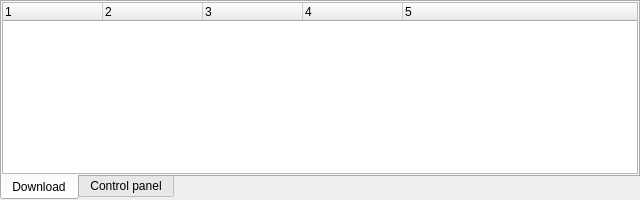
<?xml version="1.0" encoding="UTF-8"?>
<ui version="4.0">
 <class>nTorrentWidget</class>
 <widget class="QTabWidget" name="nTorrentWidget">
  <property name="geometry">
   <rect>
    <x>0</x>
    <y>0</y>
    <width>640</width>
    <height>200</height>
   </rect>
  </property>
  <property name="windowTitle">
   <string>Torrent manager</string>
  </property>
  <property name="windowIcon">
   <iconset resource="../../Images/CIOS.qrc">
    <normaloff>:/images/torrent.png</normaloff>:/images/torrent.png</iconset>
  </property>
  <property name="toolTip">
   <string>Torrent manager</string>
  </property>
  <property name="statusTip">
   <string>Torrent manager</string>
  </property>
  <property name="whatsThis">
   <string>Torrent manager</string>
  </property>
  <property name="tabPosition">
   <enum>QTabWidget::South</enum>
  </property>
  <property name="currentIndex">
   <number>0</number>
  </property>
  <property name="iconSize">
   <size>
    <width>16</width>
    <height>16</height>
   </size>
  </property>
  <widget class="QTreeWidget" name="Download">
   <property name="alternatingRowColors">
    <bool>true</bool>
   </property>
   <property name="columnCount">
    <number>5</number>
   </property>
   <attribute name="title">
    <string>Download</string>
   </attribute>
   <column>
    <property name="text">
     <string notr="true">1</string>
    </property>
   </column>
   <column>
    <property name="text">
     <string notr="true">2</string>
    </property>
   </column>
   <column>
    <property name="text">
     <string notr="true">3</string>
    </property>
   </column>
   <column>
    <property name="text">
     <string notr="true">4</string>
    </property>
   </column>
   <column>
    <property name="text">
     <string notr="true">5</string>
    </property>
   </column>
  </widget>
  <widget class="QWidget" name="Panel">
   <attribute name="title">
    <string>Control panel</string>
   </attribute>
   <widget class="QToolButton" name="Start">
    <property name="geometry">
     <rect>
      <x>20</x>
      <y>20</y>
      <width>32</width>
      <height>32</height>
     </rect>
    </property>
    <property name="toolTip">
     <string>Start</string>
    </property>
    <property name="statusTip">
     <string>Start</string>
    </property>
    <property name="whatsThis">
     <string>Start</string>
    </property>
    <property name="text">
     <string/>
    </property>
    <property name="icon">
     <iconset resource="../../Images/CIOS.qrc">
      <normaloff>:/images/PlayerPlay.png</normaloff>:/images/PlayerPlay.png</iconset>
    </property>
    <property name="iconSize">
     <size>
      <width>32</width>
      <height>32</height>
     </size>
    </property>
    <property name="checkable">
     <bool>true</bool>
    </property>
    <property name="checked">
     <bool>true</bool>
    </property>
    <property name="autoRaise">
     <bool>true</bool>
    </property>
   </widget>
   <widget class="QToolButton" name="TorrentLookup">
    <property name="geometry">
     <rect>
      <x>52</x>
      <y>20</y>
      <width>32</width>
      <height>32</height>
     </rect>
    </property>
    <property name="toolTip">
     <string>Torrents lookup</string>
    </property>
    <property name="statusTip">
     <string>Torrents lookup</string>
    </property>
    <property name="whatsThis">
     <string>Torrents lookup</string>
    </property>
    <property name="text">
     <string/>
    </property>
    <property name="icon">
     <iconset resource="../../Images/CIOS.qrc">
      <normaloff>:/images/ScheduleZoomIn.png</normaloff>:/images/ScheduleZoomIn.png</iconset>
    </property>
    <property name="iconSize">
     <size>
      <width>32</width>
      <height>32</height>
     </size>
    </property>
    <property name="checkable">
     <bool>true</bool>
    </property>
    <property name="autoRaise">
     <bool>true</bool>
    </property>
   </widget>
   <widget class="QSpinBox" name="UploadLimit">
    <property name="geometry">
     <rect>
      <x>20</x>
      <y>60</y>
      <width>120</width>
      <height>24</height>
     </rect>
    </property>
    <property name="alignment">
     <set>Qt::AlignRight|Qt::AlignTrailing|Qt::AlignVCenter</set>
    </property>
    <property name="maximum">
     <number>10240000</number>
    </property>
    <property name="value">
     <number>10240</number>
    </property>
   </widget>
   <widget class="QSpinBox" name="DownloadLimit">
    <property name="geometry">
     <rect>
      <x>150</x>
      <y>60</y>
      <width>120</width>
      <height>24</height>
     </rect>
    </property>
    <property name="alignment">
     <set>Qt::AlignRight|Qt::AlignTrailing|Qt::AlignVCenter</set>
    </property>
    <property name="maximum">
     <number>1048576</number>
    </property>
    <property name="value">
     <number>1048576</number>
    </property>
   </widget>
  </widget>
 </widget>
 <resources>
  <include location="../../Images/CIOS.qrc"/>
 </resources>
 <connections>
  <connection>
   <sender>DownloadLimit</sender>
   <signal>valueChanged(int)</signal>
   <receiver>nTorrentWidget</receiver>
   <slot>limitChanged(int)</slot>
   <hints>
    <hint type="sourcelabel">
     <x>211</x>
     <y>73</y>
    </hint>
    <hint type="destinationlabel">
     <x>319</x>
     <y>99</y>
    </hint>
   </hints>
  </connection>
  <connection>
   <sender>UploadLimit</sender>
   <signal>valueChanged(int)</signal>
   <receiver>nTorrentWidget</receiver>
   <slot>limitChanged(int)</slot>
   <hints>
    <hint type="sourcelabel">
     <x>81</x>
     <y>73</y>
    </hint>
    <hint type="destinationlabel">
     <x>319</x>
     <y>99</y>
    </hint>
   </hints>
  </connection>
  <connection>
   <sender>Start</sender>
   <signal>toggled(bool)</signal>
   <receiver>nTorrentWidget</receiver>
   <slot>DHT(bool)</slot>
   <hints>
    <hint type="sourcelabel">
     <x>37</x>
     <y>37</y>
    </hint>
    <hint type="destinationlabel">
     <x>319</x>
     <y>99</y>
    </hint>
   </hints>
  </connection>
  <connection>
   <sender>TorrentLookup</sender>
   <signal>toggled(bool)</signal>
   <receiver>nTorrentWidget</receiver>
   <slot>Lookup(bool)</slot>
   <hints>
    <hint type="sourcelabel">
     <x>69</x>
     <y>37</y>
    </hint>
    <hint type="destinationlabel">
     <x>319</x>
     <y>99</y>
    </hint>
   </hints>
  </connection>
  <connection>
   <sender>Download</sender>
   <signal>itemChanged(QTreeWidgetItem*,int)</signal>
   <receiver>nTorrentWidget</receiver>
   <slot>torrentChanged(QTreeWidgetItem*,int)</slot>
   <hints>
    <hint type="sourcelabel">
     <x>318</x>
     <y>88</y>
    </hint>
    <hint type="destinationlabel">
     <x>319</x>
     <y>99</y>
    </hint>
   </hints>
  </connection>
 </connections>
</ui>
